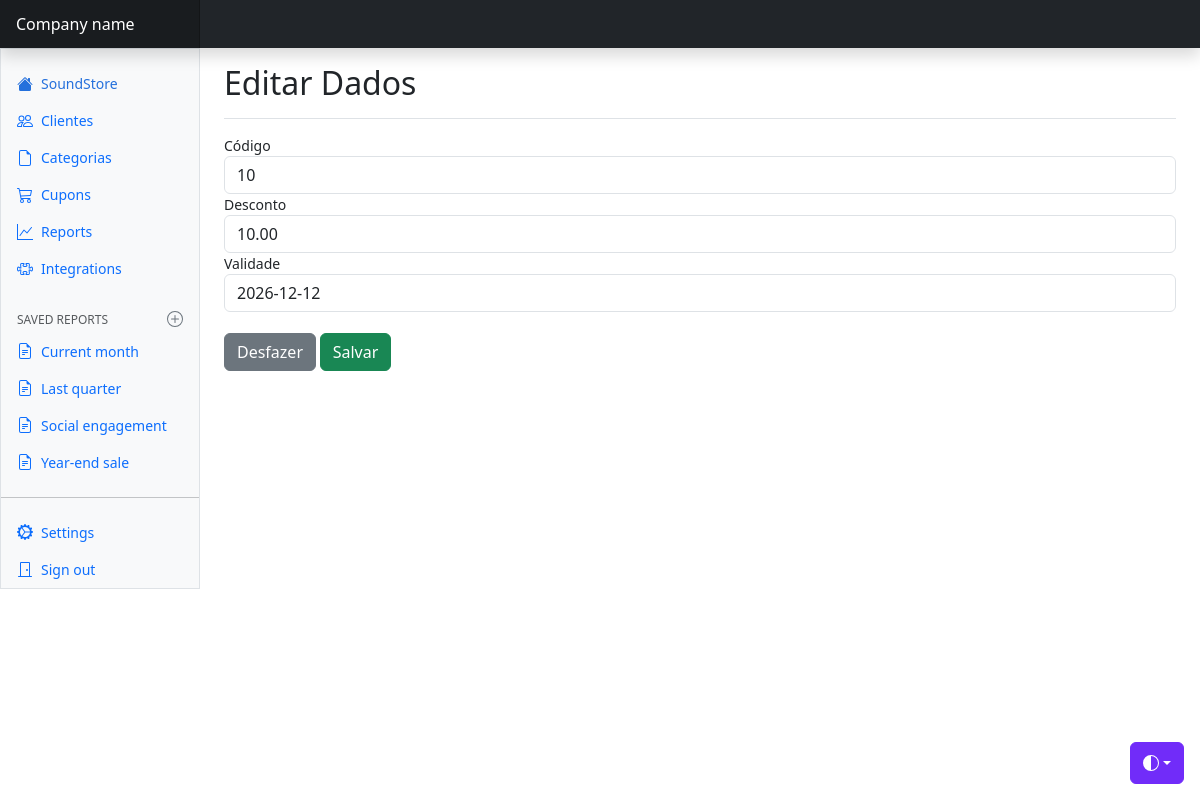
The page /views/cupons/edit.php?id=1 on the database its author committed.
### tables this page shows
CREATE TABLE `cupons` (
  `id` int(11) NOT NULL,
  `codigo` varchar(20) DEFAULT NULL,
  `desconto` decimal(5,2) DEFAULT NULL,
  `validade` date DEFAULT NULL
);

### config/BD.php (called while the page is built)
<?php
    class BD {
        public static function getConexao() {
            $conn = new PDO(
                "mysql:host=localhost;dbname=soundstore_bd",
                "root",
                ""
            );
            return $conn;
        }
    }

### model/dao/CuponsDAO.php (called while the page is built, shortened)
<?php
    class CuponsDAO {
         public function find($id) {
            try {
                $query = BD::getConexao()->prepare(
                    "SELECT * FROM cupons WHERE id = :i"
                );
                $query->bindValue(':i', $id, PDO::PARAM_INT);
                if(!$query->execute()) {
                    print_r($query->errorInfo());
                }
                if($linha = $query->fetch(PDO::FETCH_ASSOC)) {
                    $cupons = new Cupons();
                    $cupons->setId($linha['id']);
                    $cupons->setCodigo($linha['codigo']);
                    $cupons->setDesconto($linha['desconto']);
                    $cupons->setValidade($linha['validade']);
                }
                return $cupons;
            }
            catch(PDOException $e) {
                echo "Erro #3: " . $e->getMessage();
            }
        }
    }

### model/bean/Cupons.php (called while the page is built, shortened)
<?php
    class Cupons {
        private $codigo;
        private $desconto;
        private $validade;
        public function getCodigo() {
            return $this->codigo;
        }
        public function setCodigo($codigo) {
            $this->codigo = $codigo;
        }
        public function getDesconto() {
            return $this->desconto;
        }
        public function setDesconto($desconto) {
            $this->desconto = $desconto;
        }
        public function getValidade() {
            return $this->validade;
        }
        public function setValidade($validade) {
            $this->validade = $validade;
        }
    }

### views/cupons/edit.php (the view, shortened to what this page needs)
<?php
    $dao = new CuponsDAO();
    $cupons = $dao->find($_GET['id']);
?>
<!doctype html>
<html lang="en" data-bs-theme="auto">
  <head>
    <link href="../../css/bootstrap.min.css" rel="stylesheet" />
    <link href="../../css/dashboard.css" rel="stylesheet" />
  </head>
  <body>
    <div
      class="dropdown position-fixed bottom-0 end-0 mb-3 me-3 bd-mode-toggle"
    >
      <button
        class="btn btn-bd-primary py-2 dropdown-toggle d-flex align-items-center"
        id="bd-theme"
        type="button"
        aria-expanded="false"
        data-bs-toggle="dropdown"
        aria-label="Toggle theme (auto)"
      >
        <svg class="bi my-1 theme-icon-active" aria-hidden="true">
          <use href="#circle-half"></use>
        </svg>
      </button>
    </div>
    <header
      class="navbar sticky-top bg-dark flex-md-nowrap p-0 shadow"
      data-bs-theme="dark"
    >
      <a
        class="navbar-brand col-md-3 col-lg-2 me-0 px-3 fs-6 text-white"
        href="#"
        >Company name</a
      >
    </header>
    <div class="container-fluid">
      <div class="row">
        <div
          class="sidebar border border-right col-md-3 col-lg-2 p-0 bg-body-tertiary"
        >
          <div
            class="offcanvas-md offcanvas-end bg-body-tertiary"
            tabindex="-1"
            id="sidebarMenu"
            aria-labelledby="sidebarMenuLabel"
          >
            <?php include "../menu/navbar.php" ?>
          </div>
        </div>
        <main class="col-md-9 ms-sm-auto col-lg-10 px-md-4">
          <div
            class="d-flex justify-content-between flex-wrap flex-md-nowrap align-items-center pt-3 pb-2 mb-3 border-bottom"
          >
            <h1 class="h2">Editar Dados</h1>
          </div>
          <div class="table-responsive small">
            <form action="update.php" method="post">
                <div class="form-group">
                    <label for="codigo">Código</label>
                    <input type="text" name="codigo" value="<?= $cupons->getCodigo() ?>" class="form-control">
                </div>
                <div class="form-group">
                    <label for="desconto">Desconto</label>
                    <input type="text" name="desconto" value="<?= $cupons->getDesconto() ?>" class="form-control">
                </div>
                <div class="form-group">
                    <label for="validade">Validade</label>
                    <input type="text" name="validade" value="<?= $cupons->getValidade() ?>" class="form-control">
                </div>
                <br>
                <div class="form-group">
                    <input type="reset" value="Desfazer" class="btn btn-secondary">
                    <input type="submit" value="Salvar" class="btn btn-success">
                </div>
            </form>
          </div>
        </main>
      </div>
    </div>
  </body>
</html>

### css/dashboard.css (style rules this page uses)
.bi { display: inline-block; width: 1rem; height: 1rem; }
.navbar-brand { padding-top: .75rem; padding-bottom: .75rem; background-color: rgba(0, 0, 0, .25); box-shadow: inset -1px 0 0 rgba(0, 0, 0, .25); }

### views/cupons/edit.php (style rules this page uses)
.bi { vertical-align: -0.125em; fill: currentColor; }
.btn-bd-primary { --bd-violet-bg: #712cf9; --bd-violet-rgb: 112.520718, 44.062154, 249.437846; --bs-btn-font-weight: 600; --bs-btn-color: var(--bs-white); --bs-btn-bg: var(--bd-violet-bg); --bs-btn-border-color: var(--bd-violet-bg); --bs-btn-hover-color: var(--bs-white); --bs-btn-hover-bg: #6528e0; --bs-btn-hover-border-color: #6528e0; --bs-btn-focus-shadow-rgb: var(--bd-violet-rgb); --bs-btn-active-color: var(--bs-btn-hover-color); --bs-btn-active-bg: #5a23c8; --bs-btn-active-border-color: #5a23c8; }
.bd-mode-toggle { z-index: 1500; }
.bd-mode-toggle .bi { width: 1em; height: 1em; }

### rows shown on the page
cupons: codigo "10", desconto "10.00", validade "2026-12-12"
